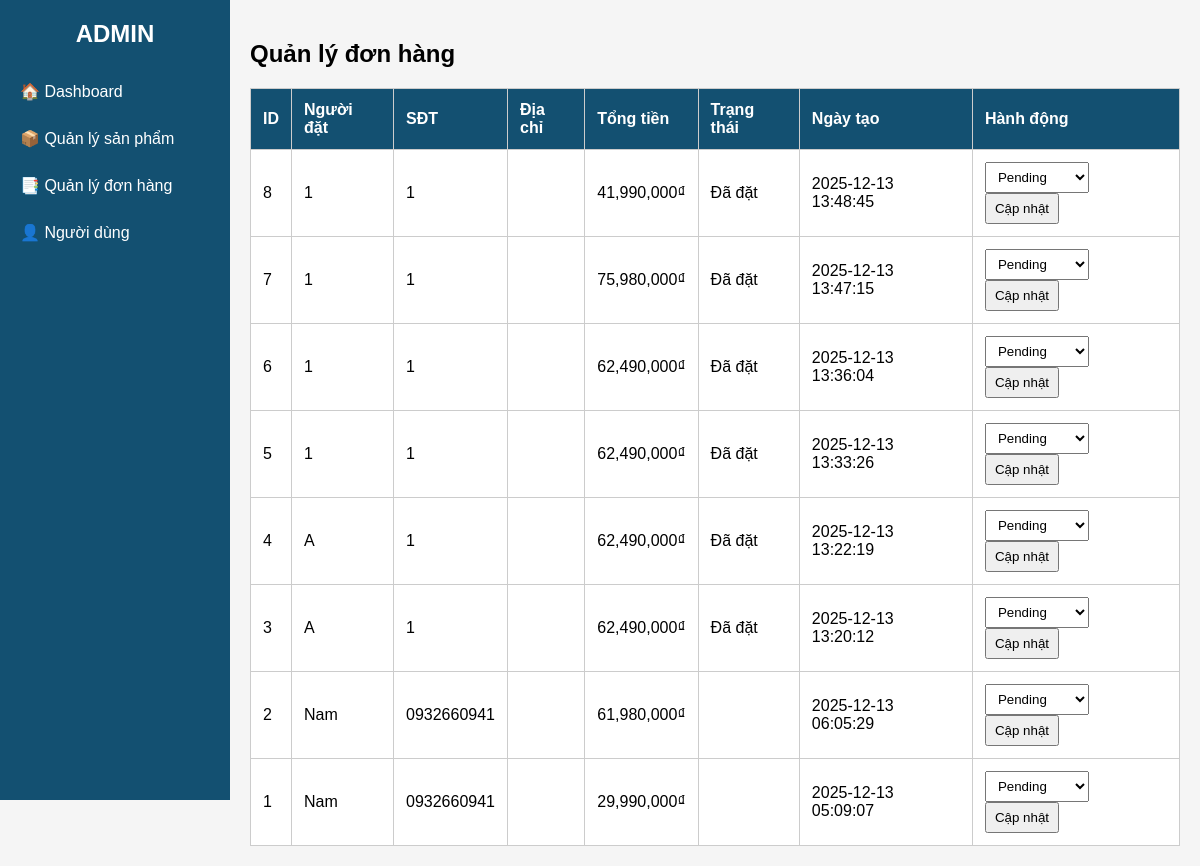
/admin/admin.php?view=orders (signed in), run on the app's committed database.
### tables this page shows
CREATE TABLE `orders` (
  `id` int(11) NOT NULL,
  `user_id` int(11) DEFAULT NULL,
  `total` decimal(10,2) DEFAULT NULL,
  `discount` int(11) DEFAULT 0,
  `final_price` decimal(10,2) DEFAULT 0.00,
  `status` enum('Đã đặt','Người bán đang chuẩn bị hàng','Đơn vị giao hàng đã nhận hàng','Hàng đang giao đến nhà bạn','Đơn hàng đã giao','Đơn bị huỷ') DEFAULT 'Đã đặt',
  `payment_method` varchar(50) DEFAULT NULL,
  `shipping_method` varchar(50) DEFAULT NULL,
  `fullname` varchar(255) DEFAULT NULL,
  `phone` varchar(50) DEFAULT NULL,
  `province_id` int(11) NOT NULL,
  `district_id` int(11) NOT NULL,
  `street` varchar(255) DEFAULT NULL,
  `address` text DEFAULT NULL,
  `created_at` timestamp NOT NULL DEFAULT current_timestamp(),
  `coupon_code` varchar(50) DEFAULT NULL,
  `coupon_discount` int(11) DEFAULT 0
);

### admin/orders.php (the view, shortened to what this page needs)
<?php
include "../db.php";
$orders = $conn->query("SELECT * FROM orders ORDER BY created_at DESC");
?>
<!DOCTYPE html>
<html>
<head>
</head>
<body>
<h2>Quản lý đơn hàng</h2>
<table>
<tr>
    <th>ID</th>
    <th>Người đặt</th>
    <th>SĐT</th>
    <th>Địa chỉ</th>
    <th>Tổng tiền</th>
    <th>Trạng thái</th>
    <th>Ngày tạo</th>
    <th>Hành động</th>
</tr>
<?php while($o = $orders->fetch_assoc()): ?>
<tr>
    <td><?= $o['id'] ?></td>
    <td><?= htmlspecialchars($o['fullname']) ?></td>
    <td><?= htmlspecialchars($o['phone']) ?></td>
    <td><?= htmlspecialchars($o['address']) ?></td>
    <td><?= number_format($o['total']) ?>₫</td>
    <td><?= $o['status'] ?></td>
    <td><?= $o['created_at'] ?></td>
    <td>
        <form method="POST">
            <select name="status">
                <option value="Pending"   <?= $o['status']=="Pending" ? "selected" : "" ?>>Pending</option>
            </select>
            <button type="submit" name="update_status">Cập nhật</button>
        </form>
    </td>
</tr>
<?php endwhile; ?>
</table>
</body>
</html>

### admin/admin.php (style rules this page uses)
body { font-family: Arial; margin: 0; background: #f4f4f4; }

### admin/orders.php (style rules this page uses)
body { font-family: Arial; background: #f5f5f5; }
table { width: 100%; background: white; border-collapse: collapse; margin-top: 20px; }
th, td { padding: 12px; border: 1px solid #ccc; text-align: left; }
th { background: #135071; color: white; }
select, button { padding: 6px 8px; }

### data on the page
orders: id "8", fullname "1", phone "1", total "41,990,000", status "Đã đặt", created_at "2025-12-13 13:48:45"
orders: id "7", fullname "1", phone "1", total "75,980,000", status "Đã đặt", created_at "2025-12-13 13:47:15"
orders: id "6", fullname "1", phone "1", total "62,490,000", status "Đã đặt", created_at "2025-12-13 13:36:04"
orders: id "5", fullname "1", phone "1", total "62,490,000", status "Đã đặt", created_at "2025-12-13 13:33:26"
orders: id "4", fullname "A", phone "1", total "62,490,000", status "Đã đặt", created_at "2025-12-13 13:22:19"
orders: id "3", fullname "A", phone "1", total "62,490,000", status "Đã đặt", created_at "2025-12-13 13:20:12"
orders: id "2", fullname "Nam", phone "0932660941", total "61,980,000", created_at "2025-12-13 06:05:29"
orders: id "1", fullname "Nam", phone "0932660941", total "29,990,000", created_at "2025-12-13 05:09:07"
